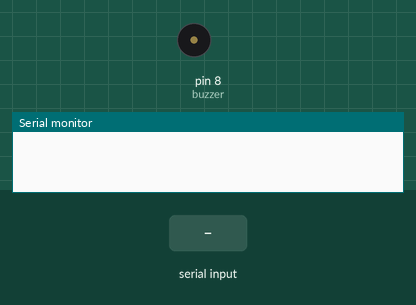
Recording of a sketch running on a simulated Arduino Uno, built with avr-gcc and run on an emulated ATmega328P. On the bench: buzzer (waves = sounding), the last lines printed to the serial monitor. The inputs (shaded band) are chosen by the test bench.

Above: at 1.2 s.
1.3 s: "play" received over Serial
At 3.3 s:
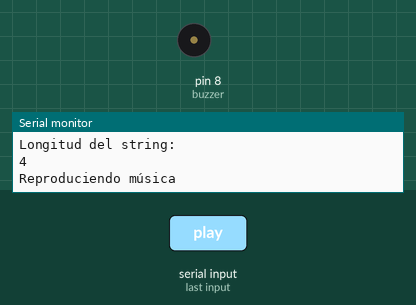
4.3 s: "stop" received over Serial
At 5.37 s:
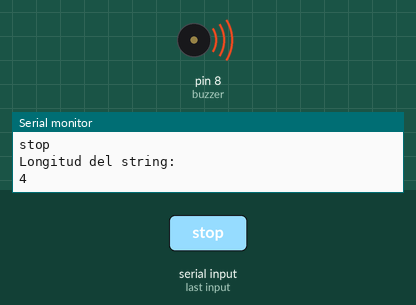
Timing chart, 0 to 7.3 s (numbered marks = the images above; inputs shaded):
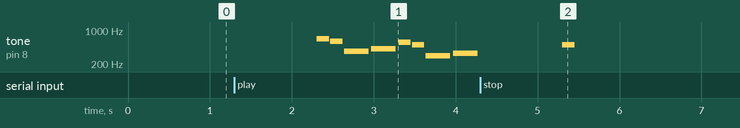

The sketch:

wrap_project.ino
```cpp
#include "morse.h"
#include "music.h"
#include "Cooking_Recepy.h"


  void setup() {
  Serial.begin(9600);
  }

  void loop(){
    readSerial();
  }

 void readSerial() {

    if (Serial.available()>0){
    String word = Serial.readString();
    word.trim();
    Serial.println(word);
    Serial.println("Longitud del string: ");
    Serial.println(word.length());
    decide(word);
    }
  }

void decide (String command){

    if (command.equals("play")) {
        playMusic();
      return;
    }
    if (command.equals("stop")){
        //stop();
    }
    if (command.startsWith("morse")){
      String sendToMorse = command.substring(5);
        outputMorse(sendToMorse);
    }
    if (command.equals("Cook")){
      String sendToCook = command.substring(4);
        cookSomething();
    }
 }
```

Cooking_Recepy.h
```cpp
//coking system 2 own recepie
int pan = 5;
int sal = 5;
bool oil = true;
double tomate = 5;

  void cookSomething() {
    String input = Serial.readString();
    if (input != "") {
      Serial.println();
      Serial.print("Has esctrio: ");
      Serial.println(input);
      input.trim();
      //decide(input);
    }
    Serial.println("You achived cook");
    if (pan >= 2 && sal >= 1 && tomate >= 0.5 && oil) {
      Serial.println("You have pan con tomate");
      pan = pan - 1;
      sal--;
      tomate = tomate - 0.5;

    }
  }
  void decide2(String input) {
    Serial.println("We are deciding");
    if (input == "cook") {
      cookSomething();
    }
    if (input == "pan") {
      pan++;
    }
    if (input == "sal") {
      sal++;
    }
    if (input == "tomate") {
      tomate++;
    }
  }
```

morse.h
```cpp
int dotDuration = 500;


void setup_morse() {pinMode(LED_BUILTIN, OUTPUT);}


  void outputMorse (String word){
  word.toUpperCase();
  for (int i = 0; i < word.length(); i++){
    switch(word[i]) {
      case 'A':
        Serial.print(".-");
        break;
      case 'B':
        Serial.print("-...");
        break;
      case 'C':
        Serial.print("-.-.");
        break;
      case 'D':
        Serial.print("-..");
        break;
      case 'E':
        Serial.print(".");
        break;
      case 'F':
        Serial.print("..-.");
        break;
      case 'G':
        Serial.print("--.");
        break;
      case 'H':
        Serial.print("....");
        break;
      case 'I':
        Serial.print("..");
        break;
      case 'J':
        Serial.print(".---");
        break;
      case 'K':
        Serial.print("-.-");
        break;
      case 'L':
        Serial.print(".-..");
        break;
      case 'M':
        Serial.print("--");
        break;
      case 'N':
        Serial.print("-.");
        break;
      case 'O':
        Serial.print("---");
        break;
      case 'P':
        Serial.print(".--.");
        break;
      case 'Q':
        Serial.print("--.-");
        break;
      case 'R':
        Serial.print(".-.");
        break;
      case 'S':
        Serial.print("...");
        break;
      case 'T':
        Serial.print("-");
        break;
      case 'U':
        Serial.print("..-");
        break;
      case 'V':
        Serial.print("...-");
        break;
      case 'W':
        Serial.print(".--");
        break;
      case 'X':
        Serial.print("-..-");
        break;
      case 'Y':
        Serial.print("-.--");
        break;
      case 'Z':
        Serial.print("--..");
        break;
      default:
        delay(2000);
        break;
    }
    Serial.print("/");
  }
  Serial.println("");
  delay(1000);
}
```

music.h
```cpp
#define NOTE_B0  31
#define NOTE_C1  33
#define NOTE_CS1 35
#define NOTE_D1  37
#define NOTE_DS1 39
#define NOTE_E1  41
#define NOTE_F1  44
#define NOTE_FS1 46
#define NOTE_G1  49
#define NOTE_GS1 52
#define NOTE_A1  55
#define NOTE_AS1 58
#define NOTE_B1  62
#define NOTE_C2  65
#define NOTE_CS2 69
#define NOTE_D2  73
#define NOTE_DS2 78
#define NOTE_E2  82
#define NOTE_F2  87
#define NOTE_FS2 93
#define NOTE_G2  98
#define NOTE_GS2 104
#define NOTE_A2  110
#define NOTE_AS2 117
#define NOTE_B2  123
#define NOTE_C3  131
#define NOTE_CS3 139
#define NOTE_D3  147
#define NOTE_DS3 156
#define NOTE_E3  165
#define NOTE_F3  175
#define NOTE_FS3 185
#define NOTE_G3  196
#define NOTE_GS3 208
#define NOTE_A3  220
#define NOTE_AS3 233
#define NOTE_B3  247
#define NOTE_C4  262
#define NOTE_CS4 277
#define NOTE_D4  294
#define NOTE_DS4 311
#define NOTE_E4  330
#define NOTE_F4  349
#define NOTE_FS4 370
#define NOTE_G4  392
#define NOTE_GS4 415
#define NOTE_A4  440
#define NOTE_AS4 466
#define NOTE_B4  494
#define NOTE_C5  523
#define NOTE_CS5 554
#define NOTE_D5  587
#define NOTE_DS5 622
#define NOTE_E5  659
#define NOTE_F5  698
#define NOTE_FS5 740
#define NOTE_G5  784
#define NOTE_GS5 831
#define NOTE_A5  880
#define NOTE_AS5 932
#define NOTE_B5  988
#define NOTE_C6  1047
#define NOTE_CS6 1109
#define NOTE_D6  1175
#define NOTE_DS6 1245
#define NOTE_E6  1319
#define NOTE_F6  1397
#define NOTE_FS6 1480
#define NOTE_G6  1568
#define NOTE_GS6 1661
#define NOTE_A6  1760
#define NOTE_AS6 1865
#define NOTE_B6  1976
#define NOTE_C7  2093
#define NOTE_CS7 2217
#define NOTE_D7  2349
#define NOTE_DS7 2489
#define NOTE_E7  2637
#define NOTE_F7  2794
#define NOTE_FS7 2960
#define NOTE_G7  3136
#define NOTE_GS7 3322
#define NOTE_A7  3520
#define NOTE_AS7 3729
#define NOTE_B7  3951
#define NOTE_C8  4186
#define NOTE_CS8 4435
#define NOTE_D8  4699
#define NOTE_DS8 4978
#define REST      0


int tempo = 180;
int buzzer = 8;
int melody[] = {


  NOTE_E5, 8, NOTE_D5, 8, NOTE_FS4, 4, NOTE_GS4, 4,
  NOTE_CS5, 8, NOTE_B4, 8, NOTE_D4, 4, NOTE_E4, 4,
  NOTE_B4, 8, NOTE_A4, 8, NOTE_CS4, 4, NOTE_E4, 4,
  NOTE_A4, 2,


  NOTE_E5, 8, NOTE_D5, 8, NOTE_FS4, 4, NOTE_GS4, 4,
  NOTE_CS5, 8, NOTE_B4, 8, NOTE_D4, 4, NOTE_E4, 4,
  NOTE_B4, 8, NOTE_A4, 8, NOTE_CS4, 4, NOTE_E4, 4,
  NOTE_A4, 2,
};

int notes = sizeof(melody) / sizeof(melody[0]) / 2;


int wholenote = (60000 * 4) / tempo;

int divider = 0, noteDuration = 0;

bool stopTheMusic = false;


 void readSerialMusic() {

    if (Serial.available()>0){
    String word = Serial.readString();
    word.trim();
    Serial.println(word);
    Serial.println("Longitud del string: ");
    Serial.println(word.length());
    if(word.equals("stop")){
      stopTheMusic = true;
    }
    }
  }


void playMusic(){
 Serial.println("Reproduciendo música");

  for (int thisNote = 0; thisNote < notes * 2 && !stopTheMusic; thisNote = thisNote + 2) {
    readSerialMusic();

    divider = melody[thisNote + 1];
    if (divider > 0) {

      noteDuration = (wholenote) / divider;
    } else if (divider < 0) {

      noteDuration = (wholenote) / abs(divider);
      noteDuration *= 1.5;
    }


    tone(buzzer, melody[thisNote], noteDuration * 0.9);

    delay(noteDuration);

    noTone(buzzer);
  }
}

//void stopMusic() {
// Serial.println("The music stops");
//digitalWrite(8,LOW);
//}
```

Measured:
- after the input at 1.3 s, tone on pin 8 (buzzer): plays 659 Hz for 0.15 s, 587 Hz for 0.15 s, 370 Hz for 0.30 s, 415 Hz for 0.30 s, 554 Hz for 0.15 s, 494 Hz for 0.15 s … (8 notes in this stretch), starting after 1.0 s
